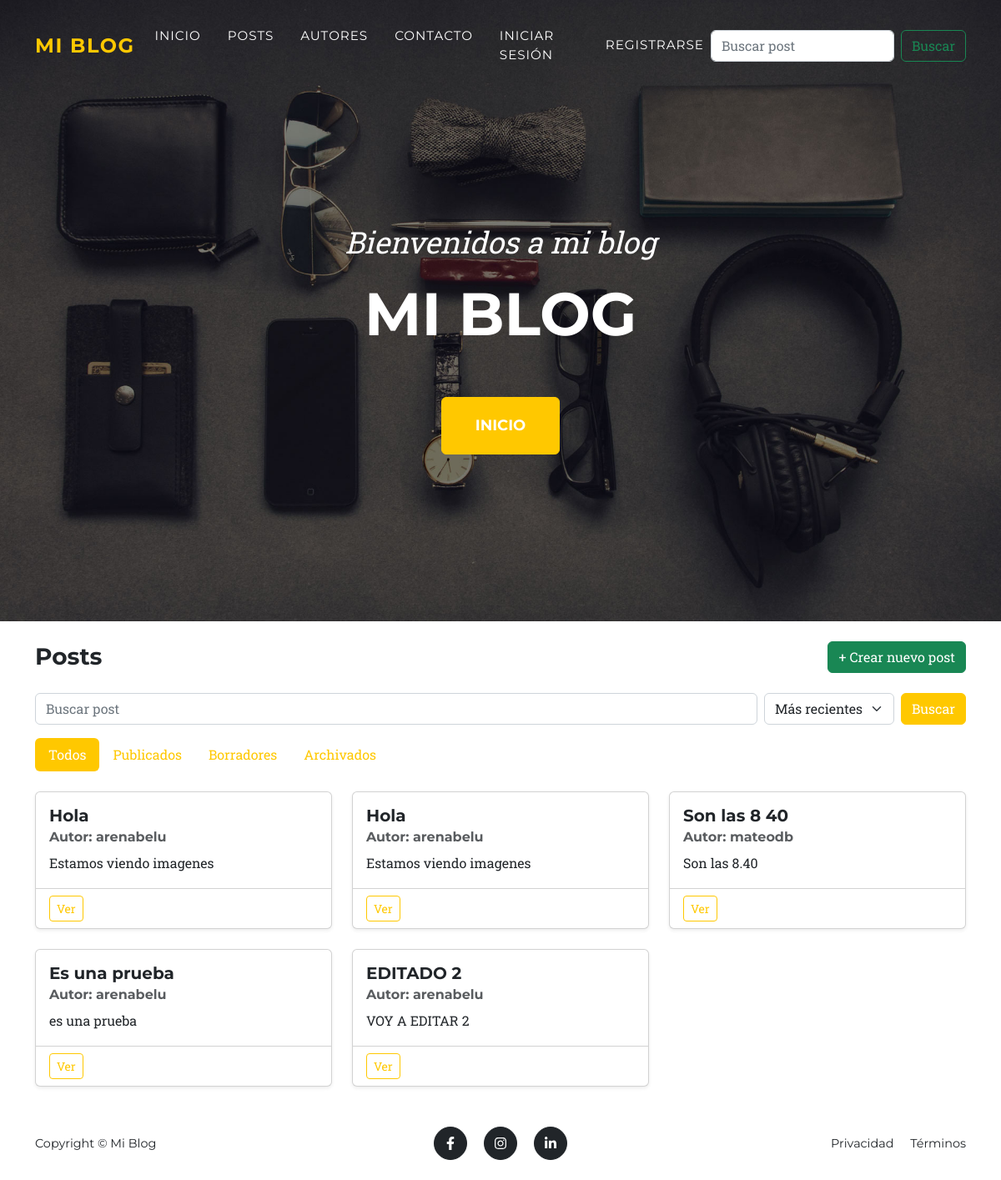
/posts/, run on an earlier commit of the app's database.
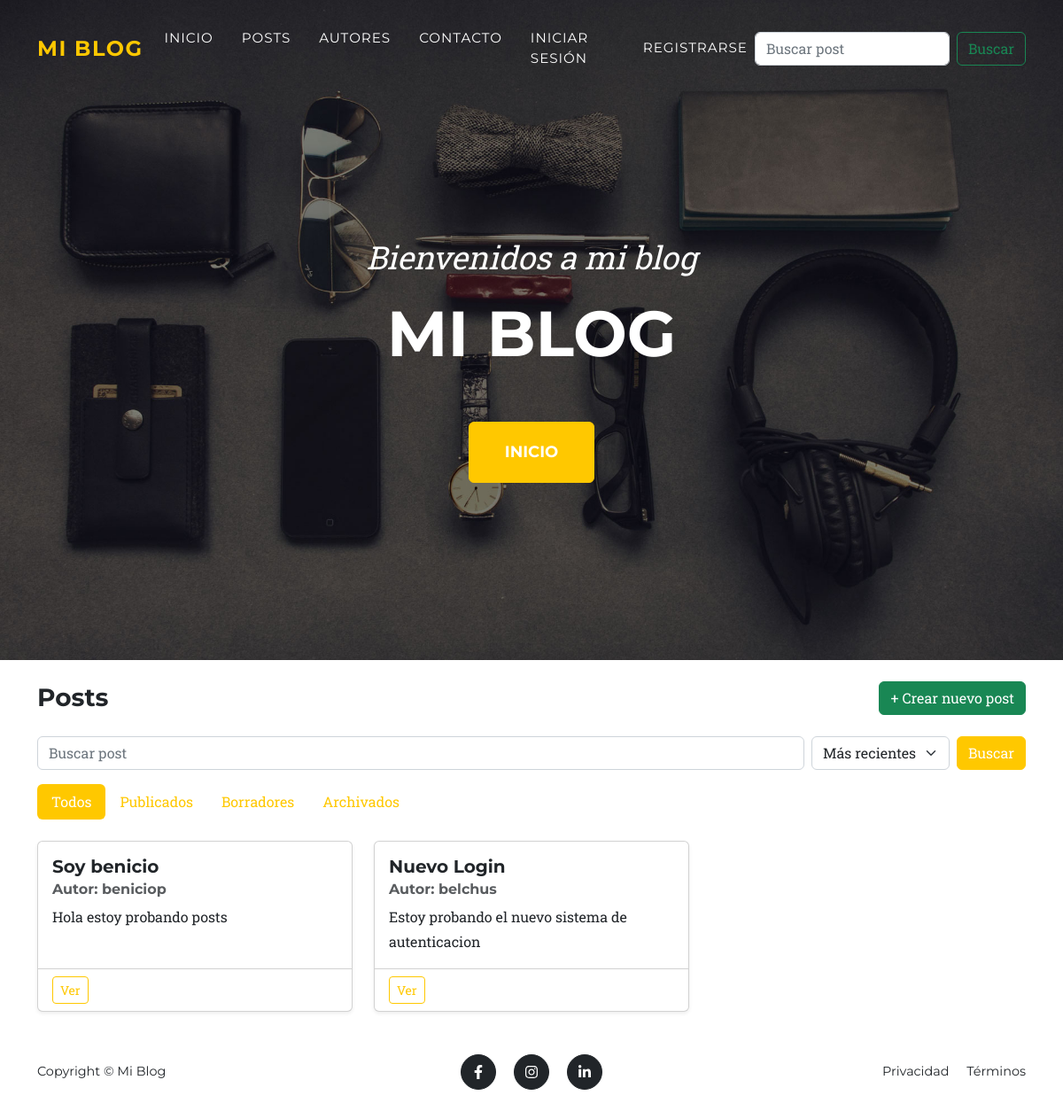
And on a later commit of the database.
### posts/models.py (models this page shows, shortened)
class Post (models.Model):
    titulo = models.CharField(max_length=200)
    autor = models.ForeignKey(Autor,on_delete=models.CASCADE,related_name= "posts")
    contenido = models.TextField()
    fecha_creacion = models.DateTimeField(auto_now_add=True)
    ESTADOS = [("borrador","Borrador"),
               ("publicado","Publicado"),
               ("archivado","Archivado")]
    estado = models.CharField(max_length=20,choices=ESTADOS,default="borrador")
    resumen = models.CharField(max_length=250,blank=True)
    imagen = models.ImageField(upload_to="posts/",blank=True,null=True)

class Autor(models.Model):
    nombre = models.CharField(max_length=100)
    apellido = models.CharField(max_length=100)
    email = models.EmailField()
    username = models.CharField(max_length=100,unique=True)
    avatar = models.ImageField(upload_to="avatars/",blank=True,null=True)
    usuario = models.OneToOneField(settings.AUTH_USER_MODEL,on_delete=models.CASCADE,null=True,blank=True,related_name="perfil_autor")

### posts/views.py (the view)
# urls.py: path("posts/",views.lista_posts,name="lista_posts"),
def lista_posts(request):
    posts = Post.objects.all()
    busqueda = request.GET.get("buscar")
    if busqueda:
        posts = posts.filter(titulo__icontains = busqueda)
    estado = request.GET.get("estado")
    if estado:
        posts = posts.filter(estado = estado)
    orden = request.GET.get("orden","reciente")
    if orden == "antiguo":
        posts = posts.order_by("fecha_creacion")
    else:
        posts = posts.order_by('-fecha_creacion')
    return render(request, "lista_posts.html",{"posts":posts,"busqueda":busqueda,"estado":estado,"orden":orden})

### posts/templates/lista_posts.html (shortened to what this page needs)
{% extends "base.html" %}
{% block content %}
<div class="container py-4">
  <div class="d-flex justify-content-between align-items-center mb-4">
    <h1 class="h3 mb-0">Posts</h1>
    <a href="{% url 'nuevo_post' %}" class="btn btn-success">
      + Crear nuevo post
    </a>
  </div>
  <form method="GET" class="row g-2 align-items-center mb-3">
    <div class="col-12 col-md">
      <input type="text" name="buscar" class="form-control"
             placeholder="Buscar post"
             value="{{ request.GET.buscar|default:'' }}">
    </div>
    <div class="col-12 col-md-auto">
      <select name="orden" class="form-select" onchange="this.form.submit()">
        <option value="reciente" {% if request.GET.orden == 'reciente' %}selected{% endif %}>Más recientes</option>
      </select>
    </div>
    <div class="col-12 col-md-auto">
      <button type="submit" class="btn btn-primary w-100">Buscar</button>
    </div>
  </form>
  <ul class="nav nav-pills mb-4">
    <li class="nav-item">
      <a class="nav-link {% if not request.GET.estado %}active{% endif %}"
         href="{% url 'lista_posts' %}">Todos</a>
    </li>
    <li class="nav-item">
      <a class="nav-link {% if request.GET.estado == 'publicado' %}active{% endif %}"
         href="{% url 'lista_posts' %}?estado=publicado">Publicados</a>
    </li>
    <li class="nav-item">
      <a class="nav-link {% if request.GET.estado == 'borrador' %}active{% endif %}"
         href="{% url 'lista_posts' %}?estado=borrador">Borradores</a>
    </li>
    <li class="nav-item">
      <a class="nav-link {% if request.GET.estado == 'archivado' %}active{% endif %}"
         href="{% url 'lista_posts' %}?estado=archivado">Archivados</a>
    </li>
  </ul>
  <div class="row row-cols-1 row-cols-md-2 row-cols-lg-3 g-4">
    {% for post in posts %}
    <div class="col">
      <div class="card h-100 shadow-sm">
        <div class="card-body">
          <h5 class="card-title">{{ post.titulo }}</h5>
          <h6 class="card-subtitle mb-2 text-body-secondary">
            Autor: {{ post.autor.username }}
          </h6>
          <p class="card-text">{{ post.contenido|truncatewords:30 }}</p>
        </div>
        <div class="card-footer bg-transparent d-flex gap-2">
          <a href="{% url 'detalle_post' post.id %}" class="btn btn-sm btn-outline-primary">Ver</a>
        </div>
      </div>
    </div>
    {% empty %}
    <div class="col-12">
      <div class="alert alert-info text-center mb-0">
        No se encontraron posts.
      </div>
    </div>
    {% endfor %}
  </div>
</div>
{% endblock %}

What changed in the data, as far as the page shows it:
removed Post: titulo "Hola", autor.username "arenabelu", contenido "Estamos viendo imagenes"
removed Post: titulo "Hola", autor.username "arenabelu", contenido "Estamos viendo imagenes"
removed Post: titulo "Son las 8 40", autor.username "mateodb", contenido "Son las 8.40"
removed Post: titulo "Es una prueba", autor.username "arenabelu", contenido "es una prueba"
removed Post: titulo "EDITADO 2", autor.username "arenabelu", contenido "VOY A EDITAR 2"
added Post: titulo "Soy benicio", autor.username "beniciop", contenido "Hola estoy probando posts"
added Post: titulo "Nuevo Login", autor.username "belchus", contenido "Estoy probando el nuevo sistema de autenticacion"
